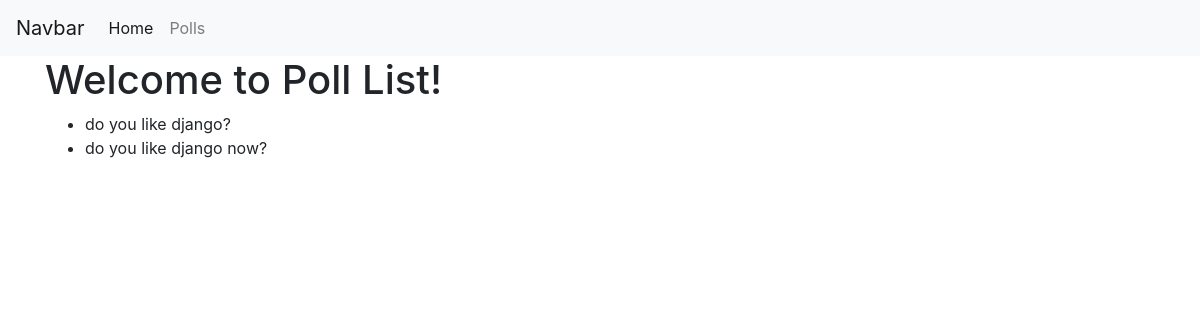
The page /polls/list/ on the database as committed earlier.
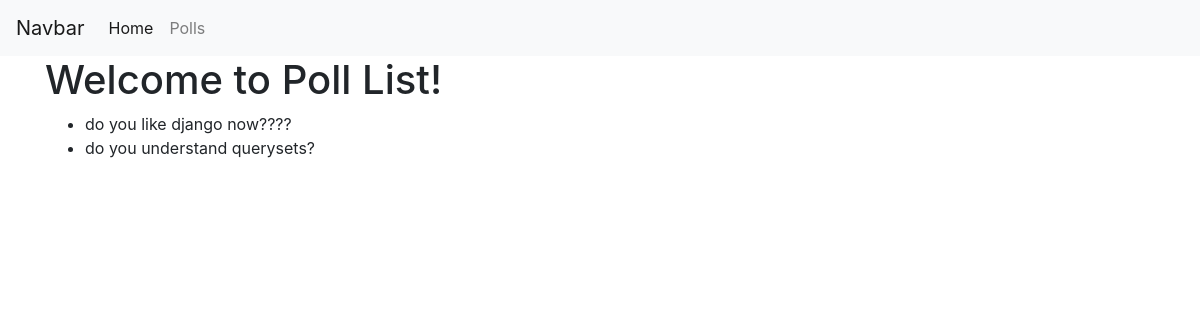
The same page on the database as committed later.
### polls/models.py (models this page shows)
class Poll(models.Model):
    text = models.CharField(max_length=255)
    pub_date = models.DateField()
    def __str__(self):
        return self.text

### polls/views.py (the view)
# urls.py: path('list/', views.polls_list, name="list")
def polls_list(request):
    polls = Poll.objects.all()
    context = {'polls': polls}
    return render(request, 'polls/polls_list.html', context)

### polls/templates/polls/polls_list.html
{% extends 'base.html' %}
{% block content %}
<div class="container">
  <h1>Welcome to Poll List!</h1>
  <ul>
  {% for poll in polls %}
    <li>{{ poll }}</li>
  {% endfor %}
  </ul>
</div>
{% endblock %}

### templates/base.html (shortened to what this page needs)
<!DOCTYPE html>
{% load static %}
<html lang="en">
<head>
  <link rel="stylesheet" href="https://maxcdn.bootstrapcdn.com/bootstrap/4.0.0/css/bootstrap.min.css"
>
</head>
<body>
  {% include 'includes/navbar.html' %}
  {% block content %}{% endblock %}
</body>
</html>

### templates/includes/navbar.html (shortened to what this page needs)
<nav class="navbar navbar-expand-lg navbar-light bg-light">
  <a class="navbar-brand" href="#">Navbar</a>
  <div class="collapse navbar-collapse" id="navbarNavAltMarkup">
    <div class="navbar-nav">
      <a class="nav-item nav-link active" href="{% url 'home' %}">Home <span class="sr-only">(current)</span></a>
      <a class="nav-item nav-link" href="{% url 'polls:list' %}">Polls</a>
    </div>
  </div>
</nav>

Rows that differ between the two databases and show on the page:
removed Poll: text "do you like django?"
changed Poll: text "do you like django now?" → "do you like django now????"
added Poll: text "do you understand querysets?"
